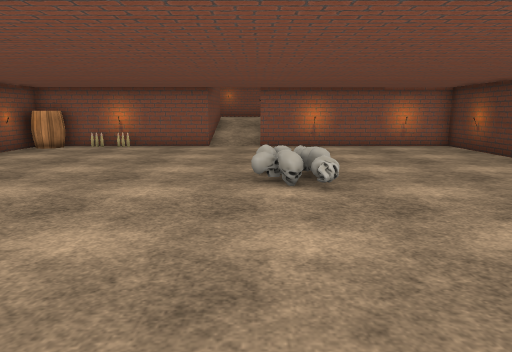
view 1 (above)

18 first-person views from a walk through a Unity game level. The camera is 1.2 m above the floor, tilts 10° down and sees 70° across. The floor is counted in squares, 1.03 m on a side. Each view is taken from the middle of a square. On the plan, view 1 faces up. The plan holds only what a view shows up to about 14 squares ahead; the rest is blank. The player is left out. Some animated figures are not drawn. Some surface patterns are stand-ins.

view 2
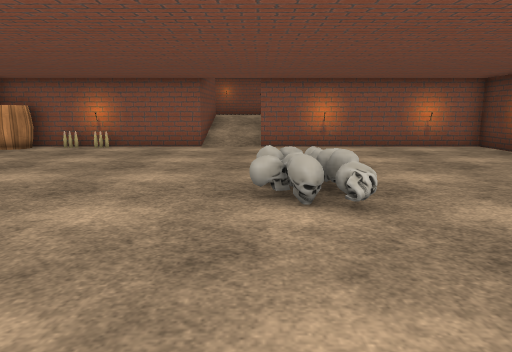

view 3
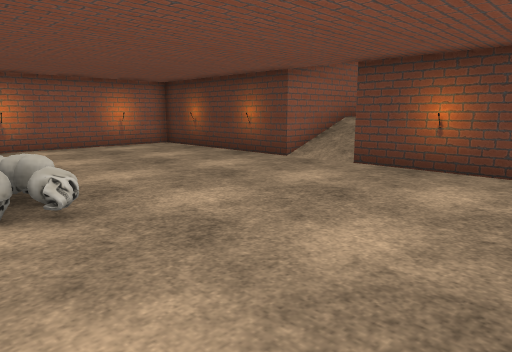

view 4
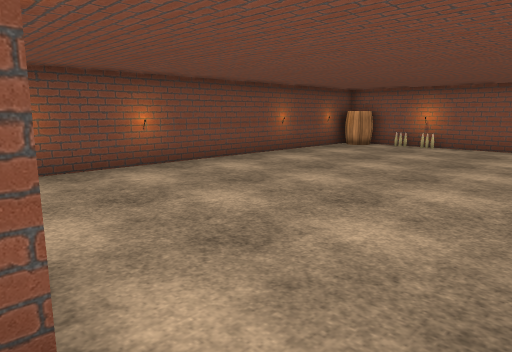

view 5
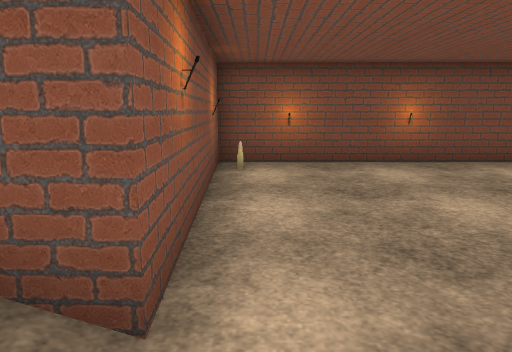

view 6
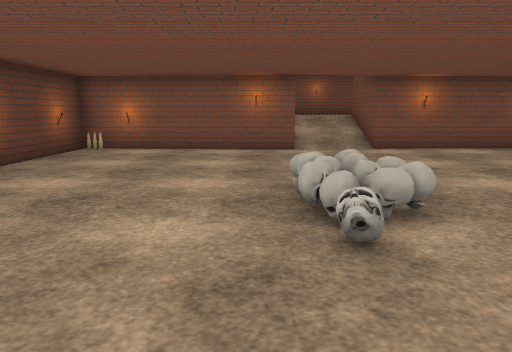

view 7
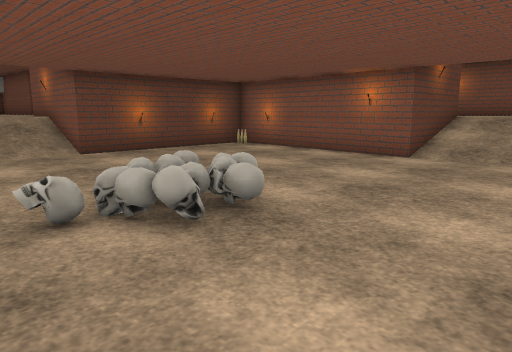

view 8
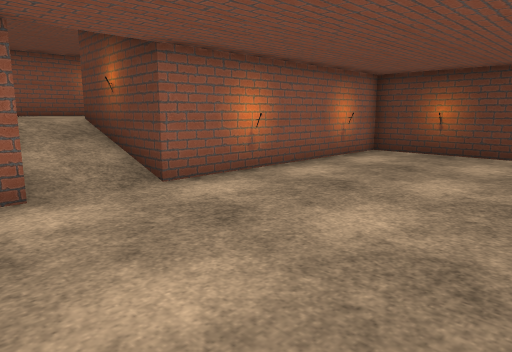

view 9
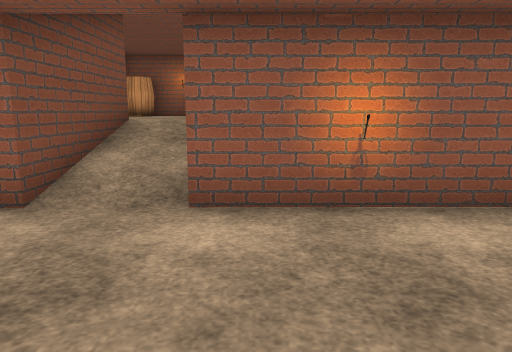

view 10
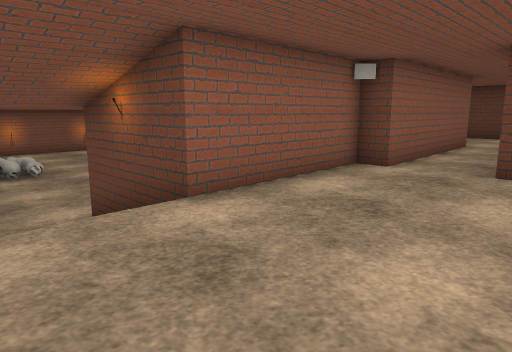

view 11
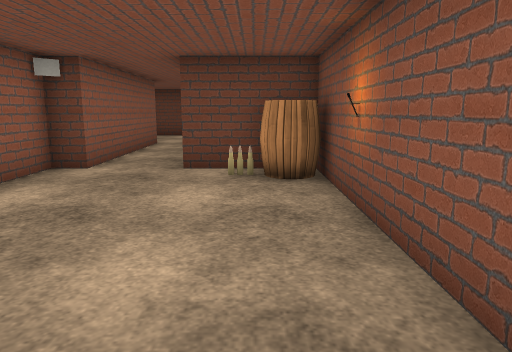

view 12
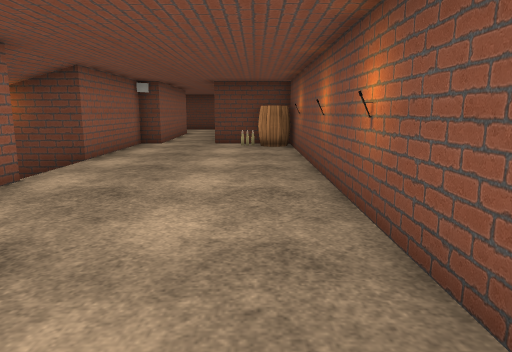

view 13
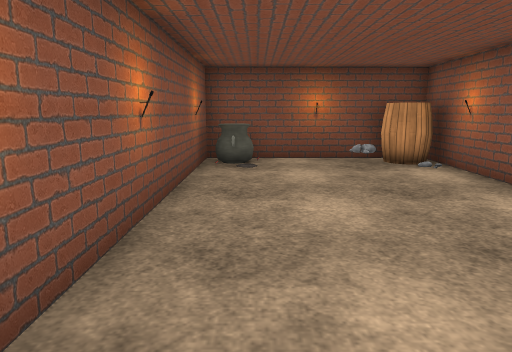

view 14
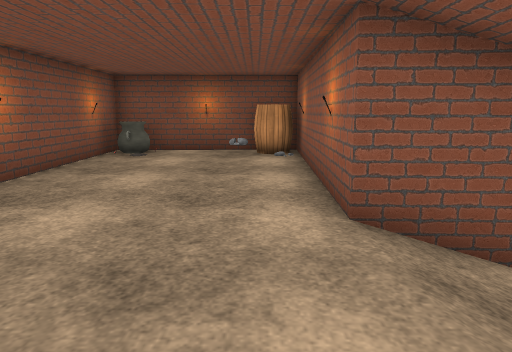

view 15
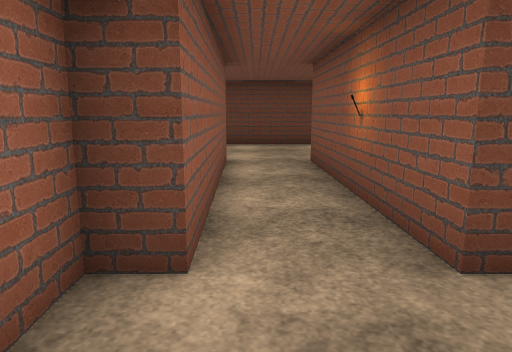

view 16
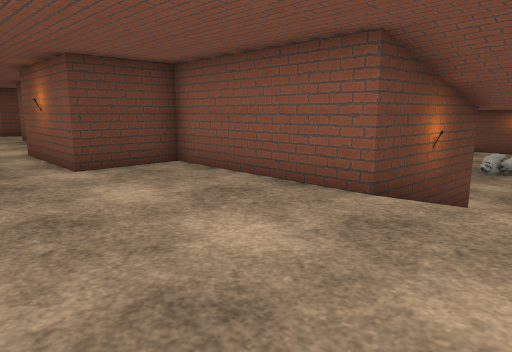

view 17
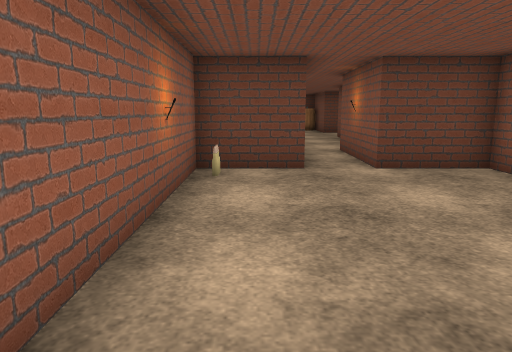

view 18
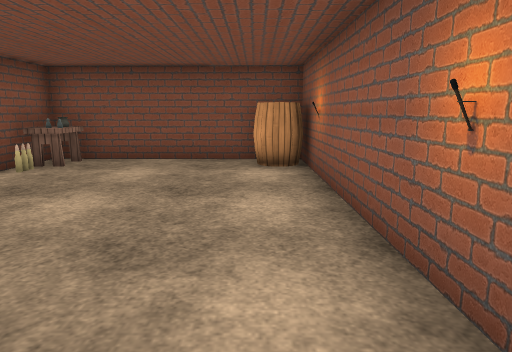

### Floor plan
Key: @ floor where view 1 was taken; # wall or solid block; . main floor; : floor 0.5 m higher than the main floor; + floor 1 m higher than the main floor; / step, stairs or slope; B barrel; A ammo; S skull; O other object.
Columns run from 10 left of view 1 to 17 right of it. Each row starts with its distance up from view 1.
 24       ###########
 23       #B++++++++#
 22       #+++++++++#
 21       #++++++++++++++++
 20       #+++++++++####+++
 19       #O++++++++#
 18       ###+/######
 17         #//#
 16         #/:#
 15     #####//########
 14   BB#.A.....O...O.#
 13  # ...............#
 12  #...............O#
 11  #................#
 10  #................#
  9  #........./......####
  8  #........SS......///
  7  #........SS......///
  6  #................#####
  5  #................#
  4  #...............O#
  3  #................#
  2  #................#
  1  #O..............A#
  0  ########/@########
 -1         #//#
 -2         #//#
 -3  ########++###########+++++#
 -4  BB+++++++++++++++++++++++##
 -5   ++++++++++++++++++++++++##
 -6 #+++++++++++++++######  +++#
 -7  O+++++++++++++A#
 -8  OO+++O+++++O+#B#
 -9    ############

Where each view was taken, in squares from view 1:
view 1: 0 up, 0 right, facing up
view 2: 2 up, 0 right, facing up
view 3: 2 up, 0 right, facing up-right
view 4: 0 up, 0 right, facing up-left
view 5: 1 up, 0 right, facing left
view 6: 12 up, 2 right, facing down
view 7: 10 up, 3 left, facing down-right
view 8: 9 up, 3 left, facing up-right
view 9: 10 up, 1 right, facing up
view 10: 7 down, 2 left, facing up-right
view 11: 7 down, 2 left, facing right
view 12: 7 down, 8 left, facing right
view 13: 7 down, 0 right, facing left
view 14: 4 down, 2 right, facing left
view 15: 4 down, 3 right, facing right
view 16: 23 up, 2 left, facing down-right
view 17: 23 up, 2 left, facing right
view 18: 23 up, 5 right, facing left
